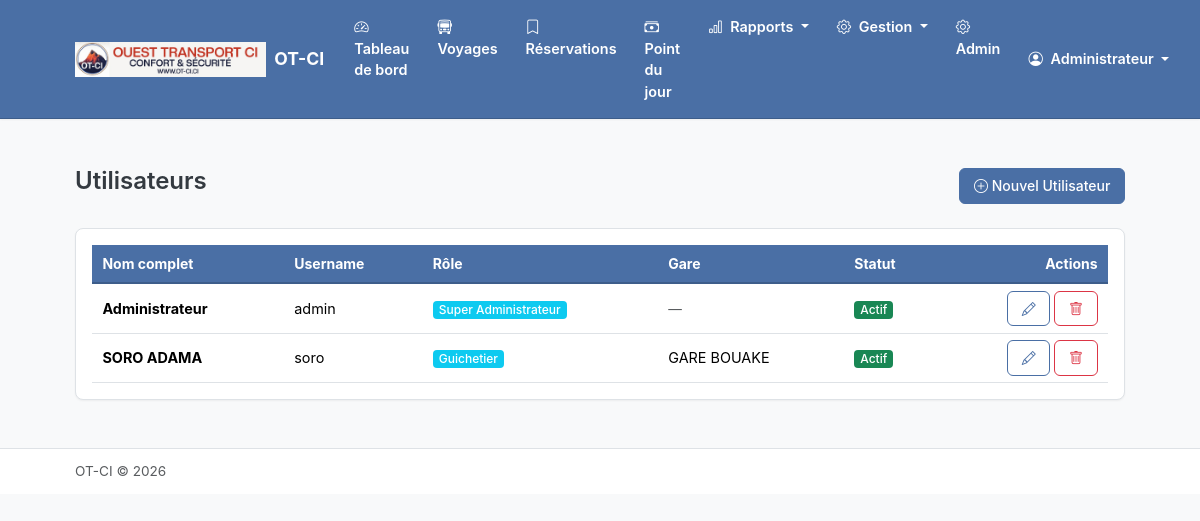
The page /personnel/utilisateurs/ (signed in) on the database its author committed.
### apps/compagnie/models.py (models this page shows, shortened)
class Compagnie(models.Model):
    nom = models.CharField(max_length=200, verbose_name="Nom de la compagnie")
    logo = models.ImageField(
        upload_to='logos/',
        blank=True,
        null=True,
        verbose_name="Logo"
    )
    nom_pdg = models.CharField(max_length=200, verbose_name="Nom du PDG")
    adresse = models.TextField(blank=True, verbose_name="Adresse")
    telephone = models.CharField(max_length=20, blank=True, verbose_name="Téléphone")
    email = models.EmailField(blank=True, verbose_name="Email")
    date_creation = models.DateTimeField(auto_now_add=True)
    date_modification = models.DateTimeField(auto_now=True)
    class Meta:
        verbose_name = "Compagnie"
        verbose_name_plural = "Compagnie"
    @classmethod
    def get_instance(cls):
        return cls.objects.first()

### apps/personnel/models.py (models this page shows, shortened)
class Utilisateur(AbstractUser):
    ROLE_CHOICES = [
        ('pdg', 'PDG'),
        ('super_admin', 'Super Administrateur'),
        ('manager', 'Manager'),
        ('chef_gare', 'Chef de Gare'),
        ('guichetier', 'Guichetier'),
    ]
    nom_complet = models.CharField(max_length=200, verbose_name="Nom complet")
    telephone = models.CharField(max_length=20, blank=True, verbose_name="Téléphone")
    role = models.CharField(
        max_length=20,
        choices=ROLE_CHOICES,
        default='guichetier',
        verbose_name="Rôle"
    )
    gare = models.ForeignKey(
        'gares.Gare',
        on_delete=models.SET_NULL,
        null=True,
        blank=True,
        related_name='utilisateurs',
        verbose_name="Gare"
    )
    actif = models.BooleanField(default=True, verbose_name="Actif")
    date_creation = models.DateTimeField(auto_now_add=True)
    date_modification = models.DateTimeField(auto_now=True)
    objects = UtilisateurManager()
    EMAIL_FIELD = 'email'
    USERNAME_FIELD = 'username'
    REQUIRED_FIELDS = ['nom_complet']
    class Meta:
        verbose_name = "Utilisateur"
        verbose_name_plural = "Utilisateurs"
        ordering = ['nom_complet']
    @property
    def is_super_admin(self):
        return self.role == 'super_admin'
    @property
    def has_global_access(self):
        return self.role in ['pdg', 'super_admin', 'manager']

### apps/gares/models.py (models this page shows, shortened)
class Gare(models.Model):
    nom = models.CharField(max_length=200, verbose_name="Nom de la gare")
    code = models.CharField(
        max_length=10,
        unique=True,
        verbose_name="Code",
        help_text="Code unique pour la numérotation des tickets (ex: CKY, KND)"
    )
    ville = models.CharField(max_length=100, verbose_name="Ville")
    adresse = models.TextField(blank=True, verbose_name="Adresse")
    telephone = models.CharField(max_length=20, blank=True, verbose_name="Téléphone")
    compagnie = models.ForeignKey(
        'compagnie.Compagnie',
        on_delete=models.CASCADE,
        related_name='gares',
        verbose_name="Compagnie"
    )
    active = models.BooleanField(default=True, verbose_name="Active")
    date_creation = models.DateTimeField(auto_now_add=True)
    date_modification = models.DateTimeField(auto_now=True)
    dernier_numero_ticket = models.PositiveIntegerField(
        default=0,
        verbose_name="Dernier numéro de ticket"
    )
    mois_dernier_ticket = models.CharField(
        max_length=6,
        blank=True,
        default='',
        verbose_name="Mois du dernier ticket",
        help_text="Format YYYYMM pour la réinitialisation mensuelle"
    )
    class Meta:
        verbose_name = "Gare"
        verbose_name_plural = "Gares"
        ordering = ['nom']

### apps/personnel/views.py (the view)
# urls.py: path('utilisateurs/', views.UtilisateurListView.as_view(), name='utilisateur_list'),
class UtilisateurListView(AdminRequiredMixin, ListView):
    model = Utilisateur
    template_name = 'personnel/utilisateur_list.html'
    context_object_name = 'utilisateurs'
    def get_queryset(self):
        queryset = super().get_queryset()
        search = self.request.GET.get('q')
        if search:
            queryset = queryset.filter(
                Q(nom_complet__icontains=search) |
                Q(username__icontains=search) |
                Q(telephone__icontains=search)
            )
        return queryset.select_related('gare').order_by('nom_complet')
    def get_context_data(self, **kwargs):
        context = super().get_context_data(**kwargs)
        context['search_query'] = self.request.GET.get('q', '')
        return context

### apps/compagnie/context_processors.py (called while the page is built)
def compagnie_context(request):
    return {
        'compagnie': Compagnie.get_instance()
    }

### core/mixins.py (called while the page is built)
    def test_func(self):
        return self.request.user.has_global_access

### templates/personnel/utilisateur_list.html (shortened to what this page needs)
{% extends 'base.html' %}
{% block content %}
<div class="container py-4">
    <div class="d-flex justify-content-between align-items-center mb-4">
        <h2>Utilisateurs</h2>
        <a href="{% url 'personnel:utilisateur_create' %}" class="btn btn-primary"><i class="bi bi-plus-circle"></i> Nouvel Utilisateur</a>
    </div>
    <div class="card">
        <div class="card-body">
            {% if utilisateurs %}
            <div class="table-responsive">
                <table class="table table-hover">
                    <thead><tr><th>Nom complet</th><th>Username</th><th>Rôle</th><th>Gare</th><th>Statut</th><th class="text-end">Actions</th></tr></thead>
                    <tbody>
                        {% for user in utilisateurs %}
                        <tr>
                            <td><strong>{{ user.nom_complet }}</strong></td>
                            <td>{{ user.username }}</td>
                            <td><span class="badge bg-info">{{ user.get_role_display }}</span></td>
                            <td>{% if user.gare %}{{ user.gare.nom }}{% else %}<span class="text-muted">—</span>{% endif %}</td>
                            <td>{% if user.actif %}<span class="badge bg-success">Actif</span>{% else %}<span class="badge bg-secondary">Inactif</span>{% endif %}</td>
                            <td class="text-end">
                                <a href="{% url 'personnel:utilisateur_update' user.pk %}" class="btn btn-sm btn-outline-primary" title="Modifier"><i class="bi bi-pencil"></i></a>
                                <a href="{% url 'personnel:utilisateur_delete' user.pk %}" class="btn btn-sm btn-outline-danger" title="Supprimer"><i class="bi bi-trash"></i></a>
                            </td>
                        </tr>
                        {% endfor %}
                    </tbody>
                </table>
            </div>
            {% else %}
            <div class="text-center py-5">
                <i class="bi bi-people" style="font-size: 3rem; color: var(--color-text-muted);"></i>
                <p class="mt-3 text-muted">Aucun utilisateur enregistré.</p>
                <a href="{% url 'personnel:utilisateur_create' %}" class="btn btn-primary mt-2">Créer le premier utilisateur</a>
            </div>
            {% endif %}
        </div>
    </div>
</div>
{% endblock %}

### templates/base.html (shortened to what this page needs)
{% load static %}
<!DOCTYPE html>
<html lang="fr">
<head>
    <link href="https://cdn.jsdelivr.net/npm/bootstrap@5.3.2/dist/css/bootstrap.min.css" rel="stylesheet">
    <link href="https://cdn.jsdelivr.net/npm/bootstrap-icons@1.11.1/font/bootstrap-icons.css" rel="stylesheet">
    <link href="{% static 'css/custom.css' %}" rel="stylesheet">
</head>
<body>
    <nav class="navbar navbar-expand-lg navbar-dark sticky-top">
        <div class="container">
            <a class="navbar-brand d-flex align-items-center" href="{% url 'guichet:dashboard' %}">
                {% if compagnie and compagnie.logo %}
                    <img src="{{ compagnie.logo.url }}" alt="Logo" height="35" class="me-2">
                {% endif %}
                <span>{% if compagnie %}{{ compagnie.nom }}{% else %}Gestion Billetterie{% endif %}</span>
            </a>
            <div class="collapse navbar-collapse" id="navbarNav">
                {% if user.is_authenticated %}
                <ul class="navbar-nav me-auto">
                    <li class="nav-item">
                        <a class="nav-link {% if request.resolver_match.url_name == 'dashboard' %}active{% endif %}"
                           href="{% url 'guichet:dashboard' %}">
                            <i class="bi bi-speedometer2 me-1"></i> Tableau de bord
                        </a>
                    </li>
                    <li class="nav-item">
                        <a class="nav-link {% if request.resolver_match.url_name == 'voyage_list' %}active{% endif %}"
                           href="{% url 'guichet:voyage_list' %}">
                            <i class="bi bi-bus-front me-1"></i> Voyages
                        </a>
                    </li>
                    <li class="nav-item">
                        <a class="nav-link {% if request.resolver_match.url_name == 'reservations' %}active{% endif %}"
                           href="{% url 'guichet:reservations' %}">
                            <i class="bi bi-bookmark me-1"></i> Réservations
                        </a>
                    </li>
                    <li class="nav-item">
                        <a class="nav-link {% if 'comptabilite' in request.path %}active{% endif %}"
                           href="{% url 'comptabilite:point_journalier' %}">
                            <i class="bi bi-cash-stack me-1"></i> Point du jour
                        </a>
                    </li>
                    <li class="nav-item dropdown">
                        <a class="nav-link dropdown-toggle" href="#" data-bs-toggle="dropdown">
                            <i class="bi bi-bar-chart me-1"></i> Rapports
                        </a>
                    </li>
                    <li class="nav-item dropdown">
                        <a class="nav-link dropdown-toggle" href="#" data-bs-toggle="dropdown">
                            <i class="bi bi-gear me-1"></i> Gestion
                        </a>
                    </li>
                    {% if user.is_superuser %}
                    <li class="nav-item">
                        <a class="nav-link" href="{% url 'admin:index' %}">
                            <i class="bi bi-gear me-1"></i> Admin
                        </a>
                    </li>
                    {% endif %}
                </ul>
                <ul class="navbar-nav">
                    <li class="nav-item dropdown">
                        <a class="nav-link dropdown-toggle" href="#" data-bs-toggle="dropdown">
                            <i class="bi bi-person-circle me-1"></i>
                            {{ user.nom_complet|default:user.username }}
                        </a>
                    </li>
                </ul>
                {% endif %}
            </div>
        </div>
    </nav>
    <main class="py-4">
        {% block content %}{% endblock %}
    </main>
    <footer class="py-3 mt-auto border-top bg-white">
        <div class="container">
            <div class="d-flex justify-content-between align-items-center">
                <span class="text-muted">
                    {% if compagnie %}{{ compagnie.nom }}{% else %}Gestion Billetterie{% endif %} &copy; {% now "Y" %}
                </span>
            </div>
        </div>
    </footer>
</body>
</html>

### static/css/custom.css (style rules this page uses)
:root { --color-bg-main: #F8F9FA; --color-bg-card: #FFFFFF; --color-text-primary: #343A40; --color-text-secondary: #6C757D; --color-accent: #4A6FA5; --color-accent-hover: #3D5D8A; --color-success: #5D8A66; --color-success-light: #D4EDDA; --color-warning: #D4A84B; --color-warning-light: #FFF3CD; --color-danger: #C45C5C; --color-danger-light: #F8D7DA; --color-siege-disponible: #D4EDDA; --color-siege-reserve: #FFF3CD; --color-siege-paye: #ADB5BD; --color-siege-non-vendable: #6C757D; --color-border: #DEE2E6; --shadow-sm: 0 1px 2px rgba(0, 0, 0, 0.05); --shadow-md: 0 4px 6px rgba(0, 0, 0, 0.07); --font-family: -apple-system, BlinkMacSystemFont, "Segoe UI", Roboto, "Helvetica Neue", Arial, sans-serif; --font-size-base: 14px; --line-height-base: 1.5; }
* { box-sizing: border-box; }
body { font-family: var(--font-family); font-size: var(--font-size-base); line-height: var(--line-height-base); color: var(--color-text-primary); background-color: var(--color-bg-main); }
.container { width: 90% !important; max-width: 100% !important; padding-right: 15px; padding-left: 15px; margin-right: auto; margin-left: auto; }
h2, .h2 { font-size: 1.5rem; font-weight: 600; }
a { color: var(--color-accent); text-decoration: none; }
.navbar { background-color: var(--color-accent) !important; border-bottom: 1px solid var(--color-accent-hover); box-shadow: var(--shadow-sm); }
.navbar-brand { font-weight: 700; font-size: 1.1rem; color: #FFFFFF !important; }
.nav-link { color: #FFFFFF !important; font-weight: 600; padding: 0.5rem 0.75rem !important; font-size: 0.9rem; border-radius: 4px; margin: 0 2px; transition: background-color 0.2s ease; }
.nav-link i { color: #FFFFFF !important; font-weight: 700; }
.dropdown-toggle::after { color: #FFFFFF; }
.card { background-color: var(--color-bg-card); border: 1px solid var(--color-border); border-radius: 8px; box-shadow: var(--shadow-sm); }
.card-body { padding: 1rem; }
.btn { border-radius: 6px; font-weight: 500; font-size: 0.875rem; padding: 0.4rem 0.85rem; transition: all 0.2s ease; }
.btn-primary { background-color: var(--color-accent); border-color: var(--color-accent); }
.btn-outline-primary { color: var(--color-accent); border-color: var(--color-accent); }
.table { margin-bottom: 0; }
.table thead th { background-color: var(--color-accent); border-bottom: 2px solid var(--color-accent-hover); font-weight: 700; font-size: 0.875rem; color: #FFFFFF; padding: 0.5rem 0.65rem; }
.table tbody td { padding: 0.4rem 0.65rem; font-size: 0.9rem; vertical-align: middle; border-bottom: 1px solid var(--color-border); }
.badge { font-weight: 500; font-size: 0.8rem; padding: 0.3em 0.55em; border-radius: 4px; }
.text-muted { font-size: 0.85rem; }
.py-3 { padding-top: 0.75rem !important; padding-bottom: 0.75rem !important; }
.badge.bg-success, .badge.bg-warning, .badge.bg-info, .badge.bg-secondary, .badge.bg-primary, .badge.bg-dark { font-size: 0.75rem; padding: 0.25em 0.5em; }

### rows shown on the page
Compagnie: logo (picture), nom "OT-CI"
Utilisateur: nom_complet "Administrateur", username "admin", role "Super Administrateur", actif "Actif"
Utilisateur: nom_complet "SORO ADAMA", username "soro", role "Guichetier", gare.nom "GARE BOUAKE", actif "Actif"
